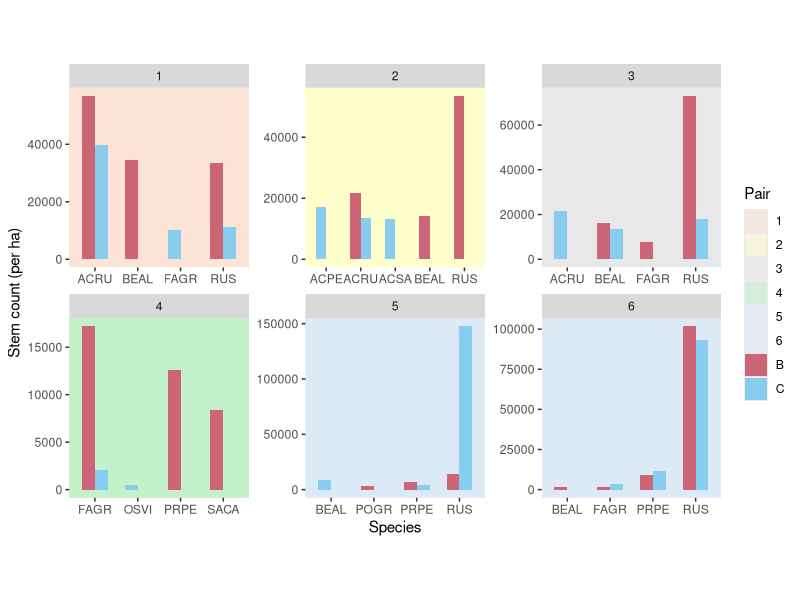

R code for this plot:
library(tidyverse)
library(dplyr)
library(ggplot2)

comp <- read_csv("competition.csv")

#Add Treatment & Pair columns
comp2 <- comp %>% mutate(Treatment=case_when(
  Unit %in% c("3/16","5/15","28/2","12/2") ~ "Shelterwood",
  Unit %in% c("20/2","3/1") ~ "Seedtree",
  Unit %in% c("44B","45C","46B","46C") ~ "Clearcut"))

comp2 <- comp2 %>% replace_na(list(
  Unit="Unnamed",Treatment="Unmanaged"))

comp2 <- comp2 %>% mutate(Pair=case_when(
  Unit %in% c("3/16","5/15")~"1",
  Unit %in% c("20/2","20/3","20/4","20/5","3/1")~"2",
  Unit %in% c("28/2","28/3","12/2")~"3",
  Unit=="Unnamed"~"4",
  Unit %in% c("44B","45C")~"5",
  Unit %in% c("46B","46C")~"6"))

comp2$Spcode <- replace(comp2$Spcode,
                        comp2$Spcode %in% c("RUID","RUFR","RUOC"),
                        "RUS")

comp2 <- comp2 %>% filter(Spcode %in% 
                            c("ABBA","ACPE","ACRU","ACSA",
                              "BEAL","BEPA","BEPO","FAGR",
                              "FRAM","OSVI","PIST","POGR",
                              "POTR","PRPE","RUS","SACA",
                              "TSCA"))

comp2 <- comp2 %>% 
  mutate(Location=as.factor(Location),
         Unit=as.factor(Unit),
         Disturbance=as.factor(Disturbance),
         Treatment=as.factor(Treatment),
         Pair=as.factor(Pair),
         Spcode=as.factor(Spcode))

#spcode count
count <- comp2 %>% group_by(Pair,Disturbance,Spcode) %>% 
  summarize(stemcount=sum(Count))

count <- count %>% group_by(Pair,Disturbance) %>% 
  slice_max(stemcount,n=3)

#scale up to per ha
b1 <- 66
c1 <- 46
b2 <- 31
c2 <- 30
b3 <- 30
c3 <- 45
b4 <- 43
c4 <- 19
b5 <- 10 
c5 <- 13
b6 <- 28
c6 <- 32

plotarea <- 0.0001

count <- count %>% mutate(Density=if_else(
  Pair=="1" & Disturbance=="B",
  stemcount/b1/plotarea,if_else(Pair=="1" & Disturbance=="C",
  stemcount/c1/plotarea,if_else(Pair=="2" & Disturbance=="B",
  stemcount/b2/plotarea,if_else(Pair=="2" & Disturbance=="C",
  stemcount/c2/plotarea,if_else(Pair=="3" & Disturbance=="B",
  stemcount/b3/plotarea,if_else(Pair=="3" & Disturbance=="C",
  stemcount/c3/plotarea,if_else(Pair=="4" & Disturbance=="B",
  stemcount/b4/plotarea,if_else(Pair=="4" & Disturbance=="C",
  stemcount/c4/plotarea,if_else(Pair=="5" & Disturbance=="B",
  stemcount/b5/plotarea,if_else(Pair=="5" & Disturbance=="C",
  stemcount/c5/plotarea,if_else(Pair=="6" & Disturbance=="B",
  stemcount/b6/plotarea,stemcount/c6/plotarea)))))))))))) 

count$Density <- round(count$Density,0)

#visualize stem density
bc <- c("B"="#CC6677","C"="#88CCEE")
p6 <- c("1"="#FBE3D6","2"="#FFFFCC","3"="#E8E8E8","4"="#C2F1C8","5"="#DCEAF7","6"="#DCEAF7")

count %>% 
ggplot(aes(x=Spcode,y=Density))+
  geom_rect(aes(fill=Pair),alpha=0.5,
            xmin=-Inf, xmax=Inf, ymin=-Inf, ymax=Inf)+
  geom_col(aes(fill=Disturbance),width=0.6,
           position=position_dodge(preserve='single'))+
  scale_fill_manual(values=c(p6,bc))+
  facet_wrap(vars(Pair),scales='free')+
  theme(aspect.ratio=1)+
  xlab("Species")+
  ylab("Stem count (per ha)")
